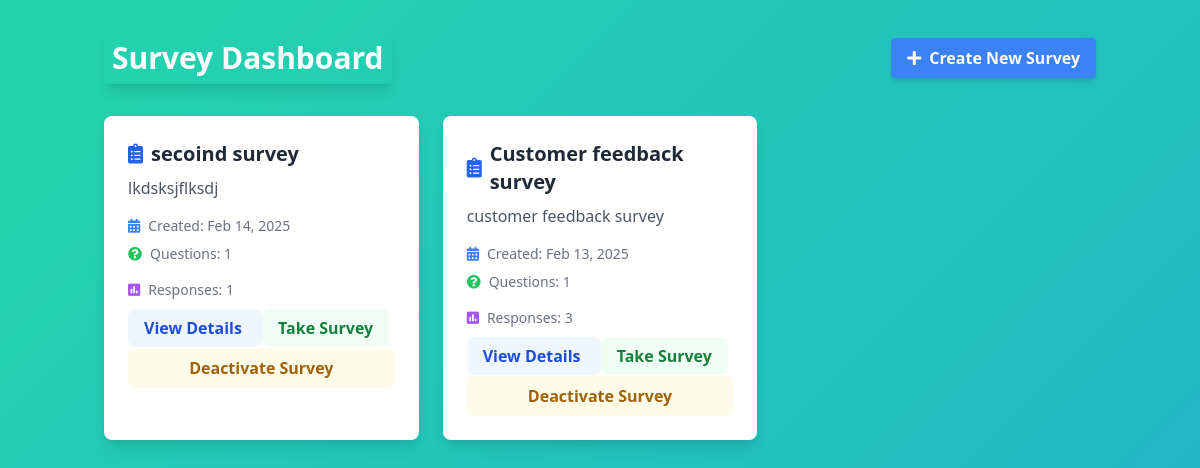
Page /survey/ (signed in) on the committed database.
### surveys/models.py (models this page shows, shortened)
class Survey(models.Model):
    title = models.CharField(max_length=200)
    description = models.TextField(blank=True, null=True)
    user = models.ForeignKey(
        settings.AUTH_USER_MODEL,
        on_delete=models.CASCADE,
        related_name='surveys',
        null=True  # Allow existing surveys to remain
    )
    created_at = models.DateTimeField(auto_now_add=True)
    updated_at = models.DateTimeField(auto_now=True)
    unique_link = models.CharField(max_length=16, unique=True, blank=True)
    external_link = models.CharField(max_length=16, unique=True, blank=True, null=True)
    max_external_responses = models.PositiveIntegerField(null=True, blank=True)
    external_response_count = models.PositiveIntegerField(default=0)
    is_active = models.BooleanField(default=True)  # New field to track survey activation status
    expiry_datetime = models.DateTimeField(null=True, blank=True)
    is_expired = models.BooleanField(default=False)
    points = models.IntegerField(default=0)

### surveys/views.py (the view)
# urls.py: path('', HomeView.as_view(), name='home'),
class HomeView(LoginRequiredMixin, View):
    def get(self, request):
        surveys = Survey.objects.filter(user=request.user, is_active=True).order_by('-created_at')
        return render(request, 'surveys/home.html', {
            'surveys': surveys,
            'user': request.user
        })

### templates/surveys/home.html (shortened to what this page needs)
<!DOCTYPE html>
<html lang="en">
<head>
    <script src="https://cdn.tailwindcss.com"></script>
    <link rel="stylesheet" href="https://cdnjs.cloudflare.com/ajax/libs/font-awesome/5.15.4/css/all.min.css">
</head>
<body class="animated-bg min-h-screen bg-gray-100">
    <div class="container mx-auto px-4 py-8">
        <div class="flex justify-between items-center mb-8">
            <h1 class="text-3xl font-bold text-white shadow-lg p-2 rounded">Survey Dashboard</h1>
            <a href="{% url 'surveys:create_survey' %}"
               class="bg-blue-500 hover:bg-blue-700 text-white font-bold py-2 px-4 rounded transition transform hover:scale-105 shadow-md">
                <i class="fas fa-plus mr-2"></i>Create New Survey
            </a>
        </div>
        {% if surveys %}
        <div class="grid md:grid-cols-2 lg:grid-cols-3 gap-6">
            {% for survey in surveys %}
            <div class="bg-white shadow-lg rounded-lg p-6 hover:shadow-xl transition-all duration-300 transform hover:-translate-y-2">
                <h2 class="text-xl font-semibold mb-2 text-gray-800 flex items-center">
                    <i class="fas fa-clipboard-list mr-2 text-blue-600"></i>
                    {{ survey.title }}
                </h2>
                <p class="text-gray-600 mb-4 truncate">{{ survey.description|default:"No description" }}</p>
                <div class="flex items-center text-sm text-gray-500 mb-2">
                    <i class="fas fa-calendar-alt mr-2 text-blue-500"></i>
                    Created: {{ survey.created_at|date:"M d, Y" }}
                </div>
                <div class="flex items-center text-sm text-gray-500 mb-4">
                    <i class="fas fa-question-circle mr-2 text-green-500"></i>
                    Questions: {{ survey.questions.count }}
                </div>
                <div class="flex items-center text-sm text-gray-500 mb-4">
                    <i class="fas fa-poll mr-2 text-purple-500"></i>
                    Responses: {{ survey.responses.count }}
                </div>
                <a href="{% url 'surveys:survey_detail' survey.id %}"
                   class="w-full bg-blue-50 text-blue-700 hover:bg-blue-100 py-2 px-4 rounded-lg text-center font-semibold transition-colors">
                    View Details
                </a>
                <a href="{% url 'surveys:take_survey' survey.unique_link %}"
                   class="w-full bg-green-50 text-green-700 hover:bg-green-100 py-2 px-4 rounded-lg text-center font-semibold transition-colors mt-2">
                    Take Survey
                </a>
                <form method="post" action="{% url 'surveys:deactivate_survey' survey.id %}" style="display:inline;">
                    <button type="submit" class="w-full bg-yellow-50 text-yellow-700 hover:bg-yellow-100 py-2 px-4 rounded-lg text-center font-semibold transition-colors mt-2" onclick="return confirm('Are you sure you want to deactivate this survey?');">
                        Deactivate Survey
                    </button>
                </form>
            </div>
            {% endfor %}
        </div>
        {% endif %}
    </div>
</body>
</html>

### templates/surveys/home.html (style rules this page uses)
.animated-bg { background: linear-gradient(-45deg, #ee7752, #e73c7e, #23a6d5, #23d5ab); background-size: 400% 400%; animation: gradient 15s ease infinite; }

### rows in the picture
Survey: title "secoind survey", description "lkdsksjflksdj", created_at "Feb 14, 2025", questions.count "1", responses.count "1"
Survey: title "Customer feedback survey", description "customer feedback survey", created_at "Feb 13, 2025", questions.count "1", responses.count "3"
